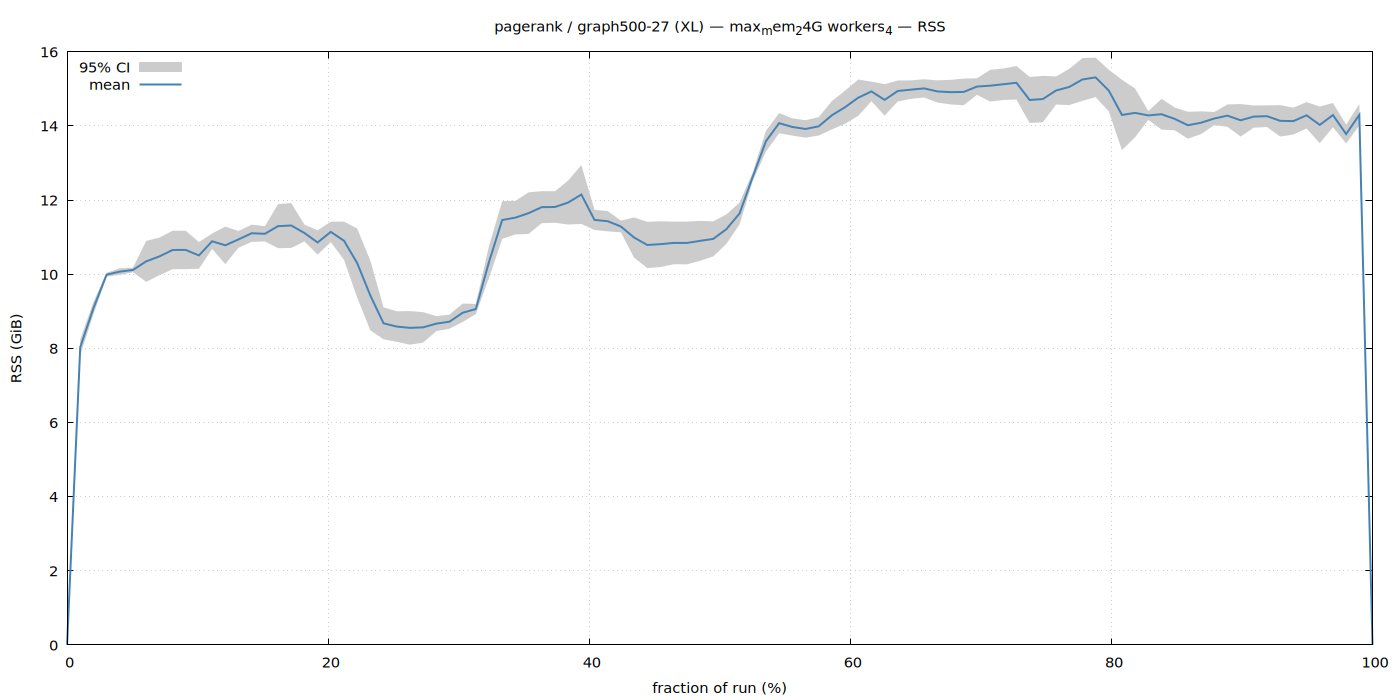

Write gnuplot code to recreate this figure.
set terminal pngcairo size 1400,700 enhanced font 'Sans,11'
set output '/home/ubuntu/nvm/results/pagerank/XL/graph500-27/max_mem_24G_workers_4/rss.png'
set title "pagerank / graph500-27 (XL) — max_mem_24G workers_4 — RSS"
set xlabel 'fraction of run (%)'
set ylabel 'RSS (GiB)'
set grid
set key top left
set yrange [0:*]
plot '/home/ubuntu/nvm/results/pagerank/XL/graph500-27/max_mem_24G_workers_4/rss.dat' using 1:3:4 with filledcurves lc rgb '#cccccc' title '95% CI', \
     '' using 1:2 with lines lw 2 lc rgb '#4682b4' title 'mean'
